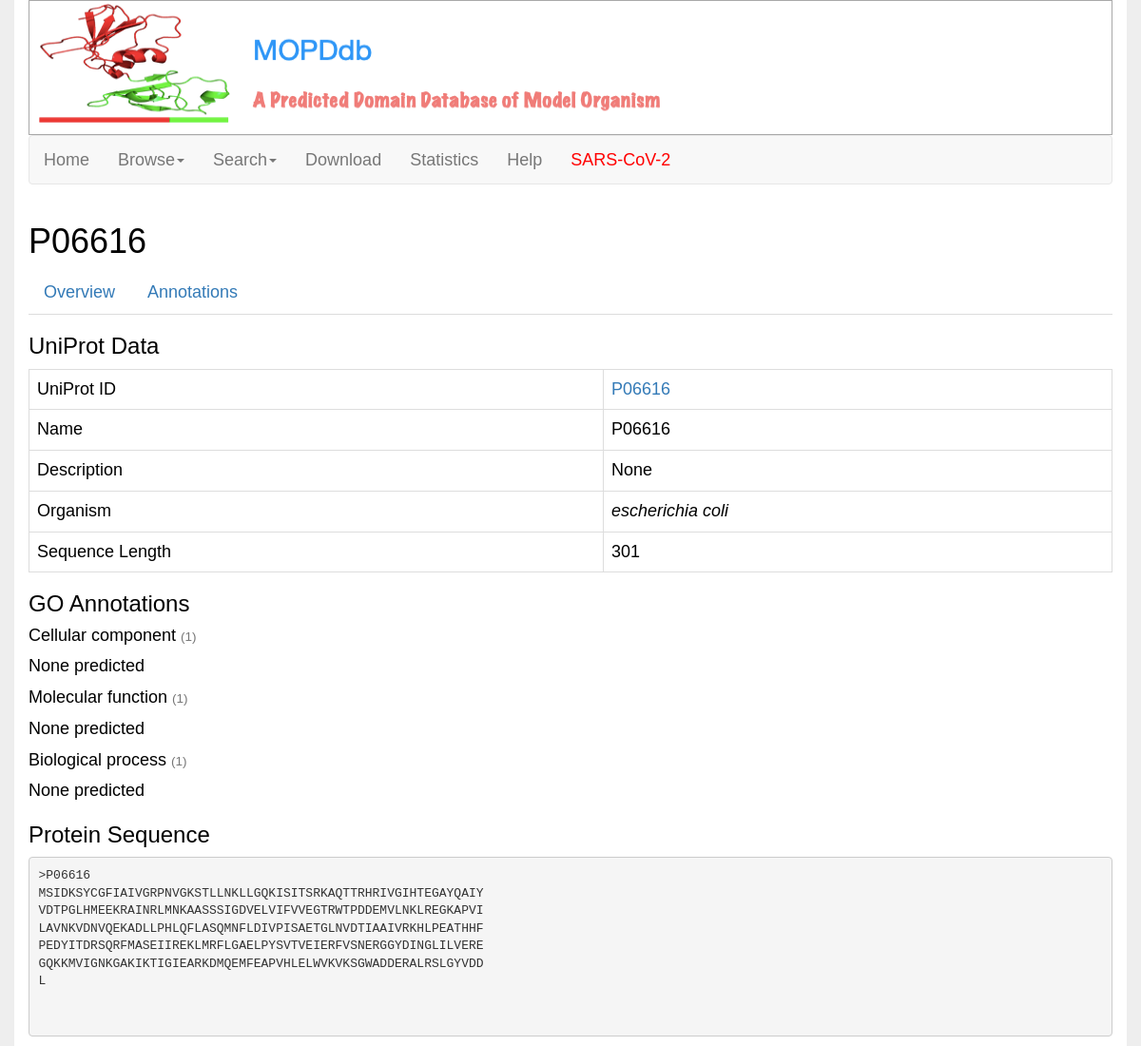
Page /P06616 on the committed database.
### search/models.py (models this page shows)
class Protein_new(models.Model):
    unp_id = models.CharField(max_length=10)
    organism = models.CharField(max_length=30)
    length = models.IntegerField()
    seq = models.CharField(max_length=2000)
    domain_num = models.IntegerField()
    domain = models.CharField(max_length=50)

### search/views.py (the view)
# urls.py: path('<str:protein_name>', views.show, name="show"),    # 内容页
def show(request, protein_name):
    protein_obj = Protein_new.objects.get(unp_id=protein_name)
    organism = protein_obj.organism
    length = protein_obj.length
    domain_num = protein_obj.domain_num
    domain = protein_obj.domain
    seq = protein_obj.seq
    return render(request, 'show.html', {"protein_name": protein_name, "organism": organism, "length": length, "domain_num": domain_num, "domain": domain, "seq": seq})

### search/templates/show.html (shortened to what this page needs)
{% extends 'layout/basic.html' %}
{% load static %}
{% block css %}
    <link rel="stylesheet" href="{% static 'css/account.css' %}">
{% endblock %}
{% block content %}
<h1>{{protein_name}}</h1>
<ul class="nav nav-tabs" >
    <li><a title="Overview" href="{% url 'home' %}{{ protein_name }}">Overview</a></li>
    <li><a title="Annotations" href="{% url 'home' %}{{ protein_name }}/annotations">Annotations</a></li>
</ul>
<h3 id="uniprot">UniProt Data</h3>
<table class="table table-bordered">
    <tr><td class="first-column">UniProt ID</td>        <td><a href='https://www.uniprot.org/uniprot/{{protein_name}}' target="_blank">{{protein_name}}</a></td></tr>
    <tr><td class="first-column">Name</td>              <td>{{protein_name}}</td></tr>
    <tr><td class="first-column">Description</td>       <td>None</td></tr>
    <tr><td class="first-column">Organism</td>           <td><em>{{organism}}</em></td></tr>
    <tr><td class="first-column">Sequence Length</td>   <td>{{length}}</td></tr>
</table>
<h3>GO Annotations</h3>
	<h4>Cellular component <small>(1)</small></h4>
		None predicted
	<h4>Molecular function <small>(1)</small></h4>
		None predicted
	<h4>Biological process <small>(1)</small></h4>
		None predicted
<h3>Protein Sequence</h3>
<div class="code sequence">
    <pre class="sequence">&gt;{{protein_name}}
{{ seq }}
    </pre>
</div>
{% endblock %}

### search/templates/layout/basic.html (style rules this page uses)
body { margin: 0; padding: 0px 0px 0px 0px; background:#EEE; font-family : Arial,微软雅黑,宋体; font-size : 1.8em; color : black; }

### rows in the picture
Protein_new: organism "escherichia coli", seq "MSIDKSYCGFIAIVGRPNVGKSTLLNKLLGQKISITSRKAQTTRHRIVGIHTEGAYQAIY VDTPGLHMEEKRAINRLMNKAASSSIGDVELVIFVVEGTRWTPDDEMVLNKLREGKAPVI LAVNKVDNVQEKADLLPHLQFLASQMNFLDIVPISAETGLNVDTIAAIVRKHLPEATHHF PEDYITDRSQRFMASEIIREKLMRFLGAELPYSVTVEIERFVSNERGGYDINGLILVERE GQKKMVIGNKGAKIKTIGIEARKDMQEMFEAPVHLELWVKVKSGWADDERALRSLGYVDD L"

### other values in the picture
{{ protein_name }} "P06616"
{{ length }} "301"
